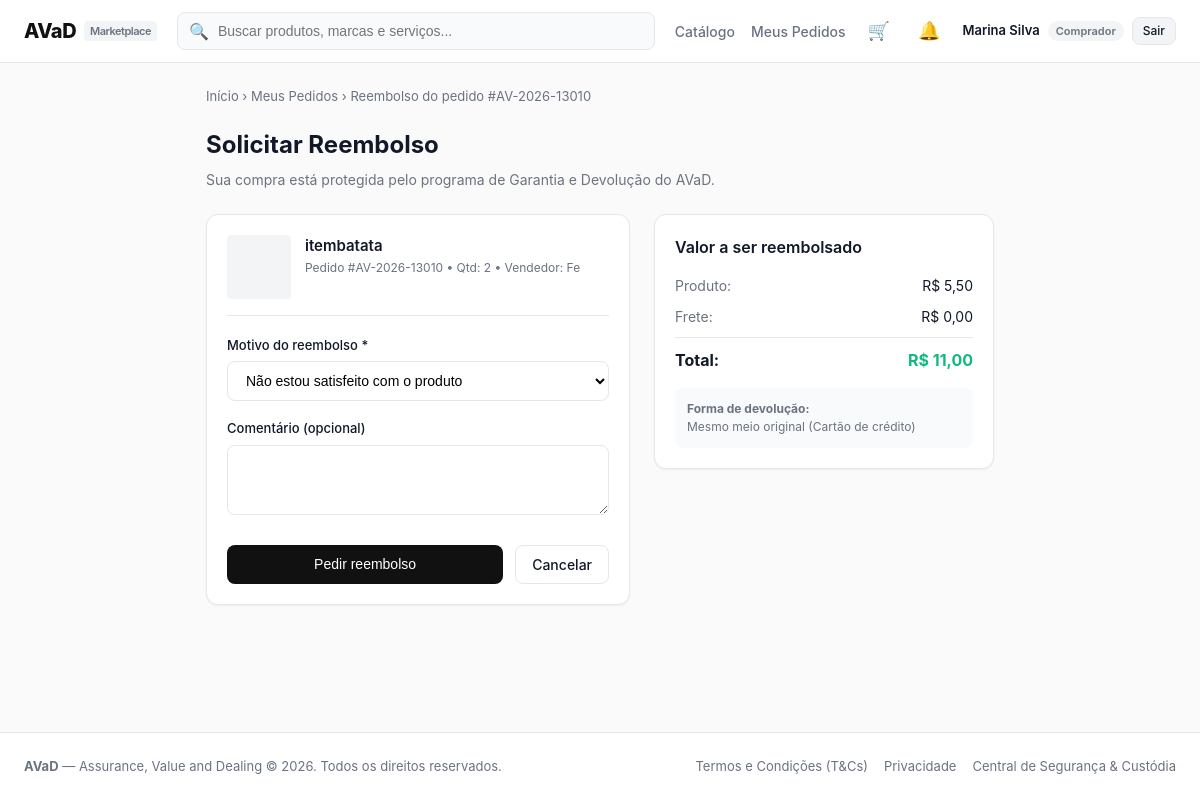
Before: /orders/refund/13/ (signed in) with the older database file.
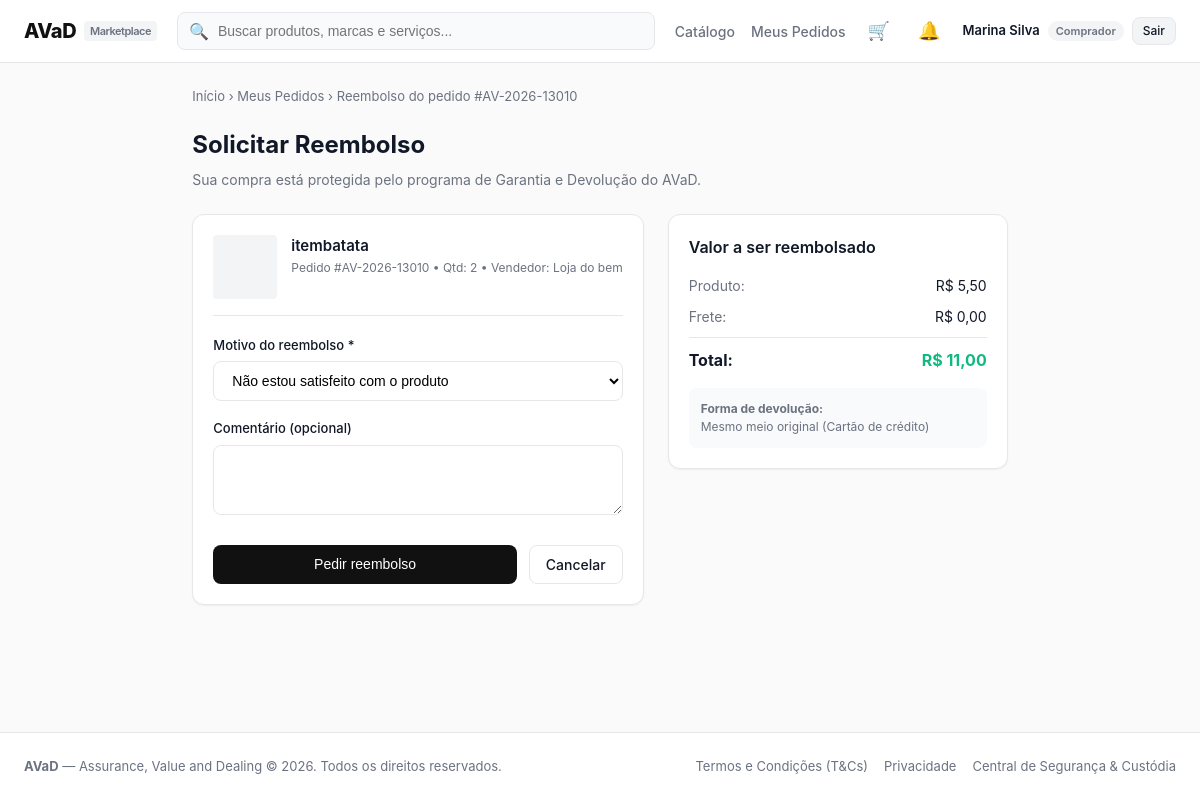
After: the same page with the newer database file.
### orders/models.py (models this page shows, shortened)
class Order(models.Model):
    codigo = models.CharField(max_length=20, unique=True, default=generate_order_code)
    comprador = models.ForeignKey(User, on_delete=models.CASCADE, related_name='compras')
    vendedor = models.ForeignKey(User, on_delete=models.CASCADE, related_name='vendas')
    produto = models.ForeignKey('catalog.Product', on_delete=models.CASCADE)
    quantidade = models.PositiveIntegerField(default=1)
    preco_unitario = models.DecimalField(max_digits=10, decimal_places=2)
    valor_frete = models.DecimalField(max_digits=10, decimal_places=2, default=0)
    metodo_frete = models.CharField(max_length=20, choices=METODO_FRETE_CHOICES, default='pac')
    prazo_dias = models.PositiveIntegerField(default=7)
    valor_total = models.DecimalField(max_digits=10, decimal_places=2)
    forma_pagamento = models.CharField(max_length=20, choices=FORMA_PAGAMENTO_CHOICES, default='cartao')
    parcelas = models.PositiveIntegerField(default=1)
    cep_entrega = models.CharField(max_length=10, blank=True)
    endereco_entrega = models.TextField(blank=True)
    codigo_rastreio = models.CharField(max_length=20, blank=True, default='')
    status = models.CharField(max_length=30, choices=STATUS_CHOICES, default='aguardando_pagamento')
    recebimento_confirmado = models.BooleanField(default=False)
    entregue_em = models.DateTimeField(null=True, blank=True)  # quando o pedido passou a 'entregue'
    criado_em = models.DateTimeField(auto_now_add=True)
    class Meta:
        ordering = ['-criado_em']

### accounts/models.py (models this page shows, shortened)
class UserProfile(models.Model):
    user = models.OneToOneField(User, on_delete=models.CASCADE, related_name='profile')
    nome = models.CharField(max_length=16)
    data_nascimento = models.DateField()
    cpf = models.CharField(max_length=14, unique=True)
    cnpj = models.CharField(max_length=18, blank=True, null=True, unique=True)
    tem_cnpj = models.BooleanField(default=False)
    email_verificado = models.BooleanField(default=False)
    is_mediador = models.BooleanField(default=False)
    conta_bancaria_bloqueada = models.BooleanField(default=False)
    suspenso = models.BooleanField(default=False)
    token_verificacao = models.CharField(max_length=64, blank=True, null=True)
    nome_loja = models.CharField(max_length=64, blank=True, null=True)  # nome público como vendedor
    meta_mensal = models.DecimalField(max_digits=12, decimal_places=2, default=Decimal('25000.00'),
                                      validators=[MinValueValidator(Decimal('1.00'))])

### catalog/models.py (models this page shows, shortened)
class Product(models.Model):
    vendedor = models.ForeignKey(User, on_delete=models.CASCADE, related_name='products')
    titulo = models.CharField(max_length=200)
    categoria = models.CharField(max_length=50, choices=CATEGORIAS)
    descricao = models.TextField()
    caracteristicas = models.TextField(blank=True, help_text='Uma característica por linha')
    preco = models.DecimalField(max_digits=10, decimal_places=2)
    estoque = models.PositiveIntegerField(default=0)
    imagem = models.ImageField(upload_to='products/', blank=True, null=True)
    frete_gratis = models.BooleanField(default=False)
    ativo = models.BooleanField(default=True)
    removido = models.BooleanField(default=False)  # anúncio removido pelo vendedor (some da loja e da lista)
    criado_em = models.DateTimeField(auto_now_add=True)
    class Meta:
        ordering = ['-criado_em']

### orders/views.py (the view)
# urls.py: path('refund/<int:order_id>/', views.refund_view, name='refund'),
@login_required
def refund_view(request, order_id):
    order = get_object_or_404(Order, pk=order_id, comprador=request.user)
    if order.status == 'cancelado':
        messages.warning(request, 'Este pedido já foi cancelado ou reembolsado.')
        return redirect('orders:my_orders')
    if request.method == 'POST':
        form = RefundForm(request.POST)
        if form.is_valid():
            refund = RefundRequest.objects.create(
                pedido=order,
                motivo=form.cleaned_data['motivo'],
                comentario=form.cleaned_data['comentario'],
                valor_reembolso=order.valor_total,
                status='solicitacao_enviada'
            )
            notificar_reembolso_solicitado(refund)
            messages.success(request, f'Solicitação de reembolso {refund.protocolo} enviada.')
            return redirect('orders:refund_status', refund_id=refund.id)
    else:
        form = RefundForm()
    return render(request, 'orders/refund.html', {
        'order': order,
        'form': form,
    })

### orders/forms.py
class RefundForm(forms.Form):
    motivo = forms.ChoiceField(label='Motivo do reembolso', choices=[
        ('insatisfeito', 'Não estou satisfeito com o produto'),
        ('defeito', 'Produto com defeito'),
        ('diferente', 'Produto diferente do anunciado'),
        ('danificado', 'Produto danificado no transporte'),
        ('atraso', 'Atraso excessivo na entrega'),
        ('outro', 'Outro motivo'),
    ], widget=forms.Select(attrs={'class': 'form-input'}))
    comentario = forms.CharField(required=False, label='Comentário (opcional)',
                                 widget=forms.Textarea(attrs={'class': 'form-input', 'rows': 3}))

### accounts/roles.py (called while the page is built)
def tipo_usuario(request):
    if not request.user.is_authenticated:
        return None
    tipo = request.session.get('tipo_usuario')
    return tipo if tipo in TIPOS else COMPRADOR

### notifications/context_processors.py (called while the page is built)
def notificacoes(request):
    user = getattr(request, 'user', None)
    if user is None or not user.is_authenticated:
        return {'notif_count': 0}
    total = Notification.objects.filter(
        usuario=user, tipo_usuario=tipo_usuario(request), lida=False
    ).count()
    return {'notif_count': total}

### templates/orders/refund.html (shortened to what this page needs)
{% extends "base.html" %}
{% block content %}
<div style="font-size: 13px; color: var(--text-muted); margin-bottom: 20px;">
  <a href="{% url 'home' %}">Início</a> &rsaquo;
  <a href="{% url 'orders:my_orders' %}">Meus Pedidos</a> &rsaquo;
  <span>Reembolso do pedido {{ order.codigo }}</span>
</div>
<div style="max-width: 900px; margin: 0 auto;">
  <div style="margin-bottom: 24px;">
    <h1 style="font-size: 24px; font-weight: 700; margin-bottom: 6px;">Solicitar Reembolso</h1>
    <p style="font-size: 14px; color: var(--text-muted);">
      Sua compra está protegida pelo programa de Garantia e Devolução do AVaD.
    </p>
  </div>
  <form method="post" action="{% url 'orders:refund' order.id %}" novalidate>
    <div style="display: grid; grid-template-columns: 1fr 340px; gap: 24px;">
      <div class="card">
        <div style="display: flex; gap: 14px; padding-bottom: 16px; margin-bottom: 20px; border-bottom: 1px solid var(--border-color);">
          <div style="width: 64px; height: 64px; background: #F3F4F6; border-radius: var(--radius-sm); overflow: hidden; flex-shrink: 0;">
          </div>
          <div>
            <h3 style="font-size: 15px; font-weight: 600;">{{ order.produto.titulo }}</h3>
            <div style="font-size: 12px; color: var(--text-muted); margin-top: 2px;">
              Pedido {{ order.codigo }} &bull; Qtd: {{ order.quantidade }} &bull; Vendedor: {{ order.vendedor.profile.nome_loja|default:order.vendedor.profile.nome }}
            </div>
          </div>
        </div>
        <div class="form-group">
          <label class="form-label" for="{{ form.motivo.id_for_label }}">Motivo do reembolso *</label>
          {{ form.motivo }}
        </div>
        <div class="form-group">
          <label class="form-label" for="{{ form.comentario.id_for_label }}">Comentário (opcional)</label>
          {{ form.comentario }}
        </div>
        <div style="display: flex; gap: 12px; margin-top: 24px;">
          <button type="submit" class="btn btn-primary" style="flex: 1;">
            Pedir reembolso
          </button>
          <a href="{% url 'orders:my_orders' %}" class="btn btn-outline">
            Cancelar
          </a>
        </div>
      </div>
      <div>
        <div class="card" style="position: sticky; top: 80px;">
          <h3 class="card-title" style="margin-bottom: 16px;">Valor a ser reembolsado</h3>
          <div style="display: flex; flex-direction: column; gap: 10px; font-size: 14px; margin-bottom: 16px;">
            <div style="display: flex; justify-content: space-between;">
              <span style="color: var(--text-muted);">Produto:</span>
              <span>R$ {{ order.preco_unitario }}</span>
            </div>
            <div style="display: flex; justify-content: space-between;">
              <span style="color: var(--text-muted);">Frete:</span>
              <span>R$ {{ order.valor_frete }}</span>
            </div>
            <div style="border-top: 1px solid var(--border-color); padding-top: 10px; display: flex; justify-content: space-between; font-weight: 700; font-size: 16px;">
              <span>Total:</span>
              <span style="color: #10B981;">R$ {{ order.valor_total }}</span>
            </div>
          </div>
          <div style="background: #F9FAFB; padding: 12px; border-radius: var(--radius-md); font-size: 12px; color: var(--text-muted);">
            <div><strong>Forma de devolução:</strong></div>
            <div>Mesmo meio original ({{ order.get_forma_pagamento_display }})</div>
          </div>
        </div>
      </div>
    </div>
  </form>
</div>
{% endblock %}

Changed rows visible on the page:
changed through a linked row, Order "Cartão de crédito": vendedor.profile.nome_loja "Fe" → "Loja do bem"
